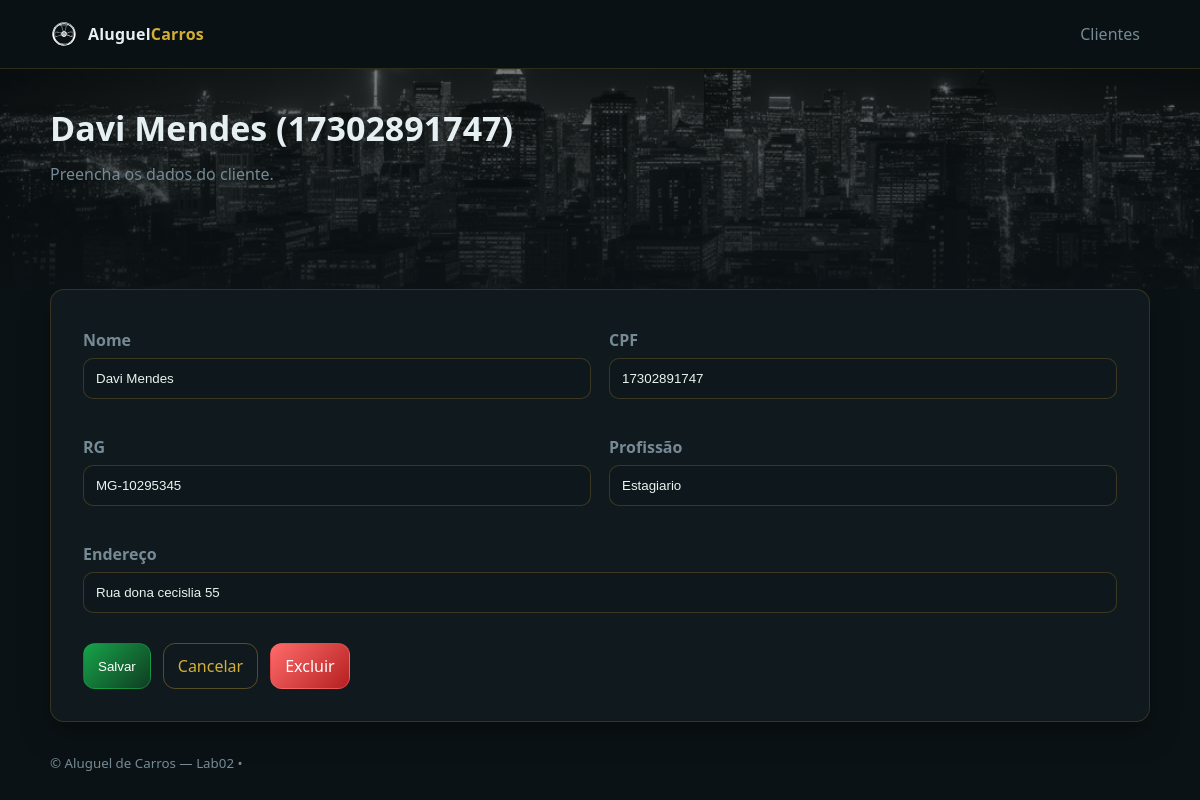
/clientes/6/editar/, run on the app's committed database.
### clientes/models.py (models this page shows)
class Cliente(models.Model):
    nome = models.CharField(max_length=120)
    rg = models.CharField(max_length=20)
    cpf = models.CharField(max_length=14, unique=True)
    endereco = models.CharField(max_length=180)
    profissao = models.CharField(max_length=80)
    def __str__(self):
        return f'{self.nome} ({self.cpf})'

### clientes/views.py (the view, shortened to what this page needs)
# urls.py: path('<int:pk>/editar/', ClienteUpdateView.as_view(), name='editar'),
class ClienteUpdateView(UpdateView):
    model = Cliente
    form_class = ClienteForm
    template_name = 'clientes/form.html'
    success_url = reverse_lazy('clientes:lista')

### clientes/forms.py (shortened to what this page needs)
class ClienteForm(forms.ModelForm):
    class Meta:
        model = Cliente
        fields = ['nome', 'rg', 'cpf', 'endereco', 'profissao']

### templates/clientes/form.html (shortened to what this page needs)
{% extends 'base.html' %}
{% block hero_title %}{{ view.object|default_if_none:'Criar Cliente' }}{% endblock %}
{% block hero_sub %}Preencha os dados do cliente.{% endblock %}
{% block content %}
  <form method="post" class="card">
    <div class="form-grid">
      <div>
        <label>Nome</label>
        {{ form.nome }}
      </div>
      <div>
        <label>CPF</label>
        {{ form.cpf }}
      </div>
      <div>
        <label>RG</label>
        {{ form.rg }}
      </div>
      <div>
        <label>Profissão</label>
        {{ form.profissao }}
      </div>
      <div class="full">
        <label>Endereço</label>
        {{ form.endereco }}
      </div>
    </div>
    <div class="mt actions">
      <button type="submit" class="btn btn-primary">Salvar</button>
      <a href="{% url 'clientes:lista' %}" class="btn btn-ghost">Cancelar</a>
      {% if view.object %}
        <a href="{% url 'clientes:excluir' view.object.pk %}" class="btn btn-danger">Excluir</a>
      {% endif %}
    </div>
  </form>
{% endblock %}

### static/css/main.css (style rules this page uses)
:root { --bg:#0b1215; --panel:#10191d; --muted:#768a95; --text:#e6f0f2; --brand:#17a34a; --brand-2:#d4af37; --danger:#ff6b6b; --success:#34d399; --shadow:0 10px 30px rgba(0,0,0,.35); --radius:14px; }
html,body { background:var(--bg); color:var(--text); font:16px/1.5 ui-sans-serif,system-ui,-apple-system,"Segoe UI",Roboto,Inter,Arial,sans-serif; margin:0; }
.card { background:var(--panel); border:1px solid rgba(212,175,55,.18); border-radius:var(--radius); box-shadow:var(--shadow); padding:32px; overflow:hidden }
.card > *:last-child { margin-bottom:0 }
.btn { display:inline-flex;align-items:center;gap:8px; padding:10px 14px;border-radius:12px;border:1px solid transparent; text-decoration:none;color:#fff;cursor:pointer;transition:.2s ease }
.btn-primary { background:linear-gradient(135deg,var(--brand),#0f3d21);border-color:rgba(23,163,74,.5) }
.btn-ghost { background:transparent;border-color:rgba(212,175,55,.35);color:var(--brand-2) }
.btn-danger { background:linear-gradient(135deg,var(--danger),#b51f1f);border-color:rgba(255,107,107,.45) }
.actions { display:flex;gap:12px;margin-top:20px }
.form-grid { display:grid; grid-template-columns:repeat(2,minmax(0,1fr)); gap:18px }
.form-grid .full { grid-column:1 / -1 }
label { font-weight:700; color:var(--muted); display:block;margin:6px 0 6px }
input,select,textarea { width:100%; background:#0e171b;color:#e7f4ef; border:1px solid rgba(212,175,55,.22); border-radius:10px; padding:12px; margin-bottom:12px; outline:none;transition:.2s ease; box-sizing:border-box }
.mt { margin-top:18px }

### data on the page
Cliente: object "Davi Mendes (17302891747)", nome "Davi Mendes", cpf "17302891747", rg "MG-10295345", profissao "Estagiario", endereco "Rua dona cecislia 55"
